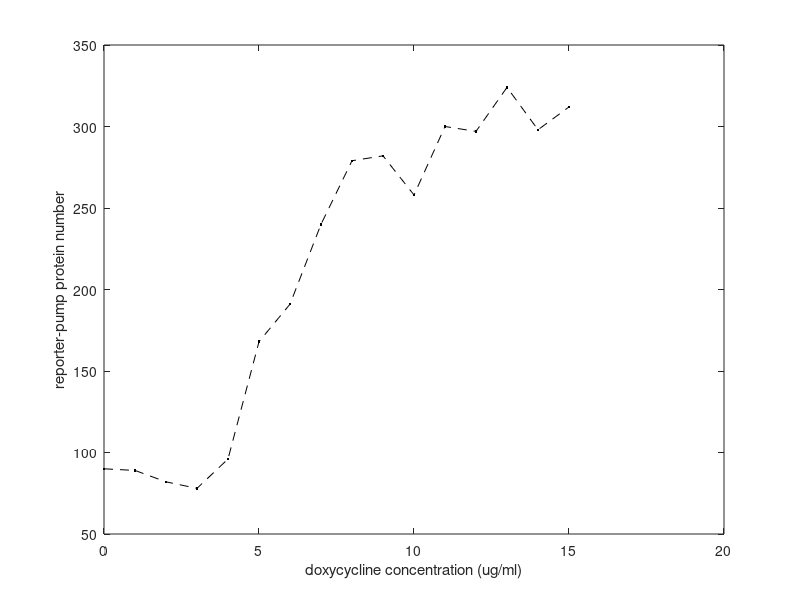

Here is the MATLAB script that generated this plot:
%Daniel Charlebois - MATLAB R2016b - June 2017
%"Skeleton" code for the stochastic simulation of the 
%NRpump gene circuit for the Charlebois and Diao et al. book chapter  
%in Methods in Molecular Biology. 
%*Note that this "full" version of the code explicitly models each reaction 
%in the NRpump system individually (the other code is an approximation, 
%where the "source" and "sink" reactions for each variable are grouped 
%together, which simplified the code/reduced the number of reactions for 
%the MiMB book chapter and still captured the steady-state behavior 
%of the systems considered in the Diao et al., ACS Synth. Biol., 2016 
%study reasonably well). 

%rates
ax = 43;      %maximal TetR production rate 
az = 50;      %maximal PDR5::GFP production rate 
lz = 10;      %leaky PDR5::GFP production rate 
bprime = 10;  %doxycycline-TetR binding rate 
d = 0.12;     %TetR and PDR5::GFP dilution rate   
f = 1.2;      %doxycycline diffusion rate 
n = 4;        %Hill coefficient for repression function
theta = 0.44; %TetR-promoter dissociation constant   
k = 200;      %rate of PDR5 mediated efflux 
K = 50;       %half-maximal pump activation parameter   
h = 3.5;      %Hill coefficient for pump term
c = 10;       %doxycycline influx rate 
dox = 0:15;   %extracellular doxycyline concentration 
t_end = 200;  %simulation end time

dox_cnt = 0;
for C = dox*c
    dox_cnt = dox_cnt+1;

    %species
    x = 0; %unbound/active TetR protein
    y = 0; %intracellular doxycycline
    z = 0; %efflux pump-reporter protein 

    %Gilesspie SSA loop
    t = 0; %initialize simulation time
    while t < t_end
        %calculate reaction propensities
        a = [ax bprime*x*y x*d C ... 
             y*f (k*y^h*z)/(K^h+y^h) ...
             lz az*(theta^n/(theta^n+x^n)) z*d];
        a0 = sum(a); %combined reaction hazard

        %calculate time to next event
        r1 = rand;
        while r1 == 0
            r1 = rand;
        end
        t_next = ((1/a0)*(log(1/r1)));
        %update time
        t = t + t_next;
    
        %determine next reaction
        i = 1; mu = 0; amu = 0; r2 = rand;
        while amu < r2*a0
            mu = mu + 1;
            amu = amu + a(i); 
            i = i + 1;
        end
    
        %reactions
        if mu == 1 
            x = x + 1;
        elseif mu == 2 
            x = x - 1; y = y - 1;
        elseif mu == 3
            x = x - 1;
        elseif mu == 4 
            y = y + 1;
        elseif mu == 5
            y = y - 1;
        elseif mu == 6
            y = y - 1;
        elseif mu == 7
            z = z + 1;
        elseif mu == 8
            z = z + 1;
        elseif mu == 9
            z = z - 1;
        end
        
    end
    
    %save SSA data
    SSA_data(dox_cnt,1:3) = [x y z];
    
end

%figure
plot(dox,SSA_data(:,3),'k.--')
xlabel('doxycycline concentration (ug/ml)'); ylabel('reporter-pump protein number')